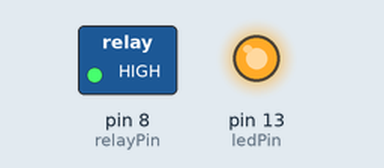
A sketch run on a simulated Arduino Uno, built with avr-gcc and run on an emulated ATmega328P. On the bench: switched loads named in the sketch (green lamp = pin HIGH), output pins drawn as LEDs (lit = HIGH).

Above: at 1.0 s.
At 3.0 s:
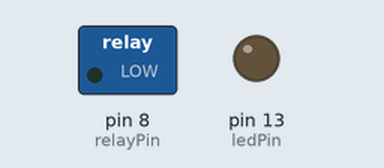
Timing chart, 0 to 5.2 s (numbered marks = the images above):
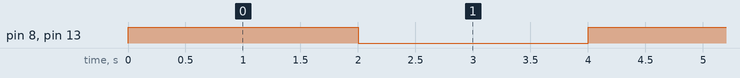

The sketch:

LEDyRELE.ino
```cpp
int relayPin = 8;  // Pin para controlar el relé
int ledPin = 13;   // Pin para el LED adicional

void setup() {
  pinMode(relayPin, OUTPUT);  // Configura el pin del relé como salida
  pinMode(ledPin, OUTPUT);    // Configura el pin del LED como salida
}

void loop() {
  // Activar relé y LED al mismo tiempo
  digitalWrite(relayPin, HIGH);  // Activa el relé
  digitalWrite(ledPin, HIGH);    // Enciende el LED
  delay(2000);  // Espera 2 segundos

  // Desactivar relé y LED al mismo tiempo
  digitalWrite(relayPin, LOW);  // Desactiva el relé
  digitalWrite(ledPin, LOW);    // Apaga el LED
  delay(2000);  // Espera 2 segundos
}
```

Measured:
- by itself, pin 8 (relayPin), pin 13 (ledPin): alternates HIGH for 2.0 s and LOW for 2.0 s
